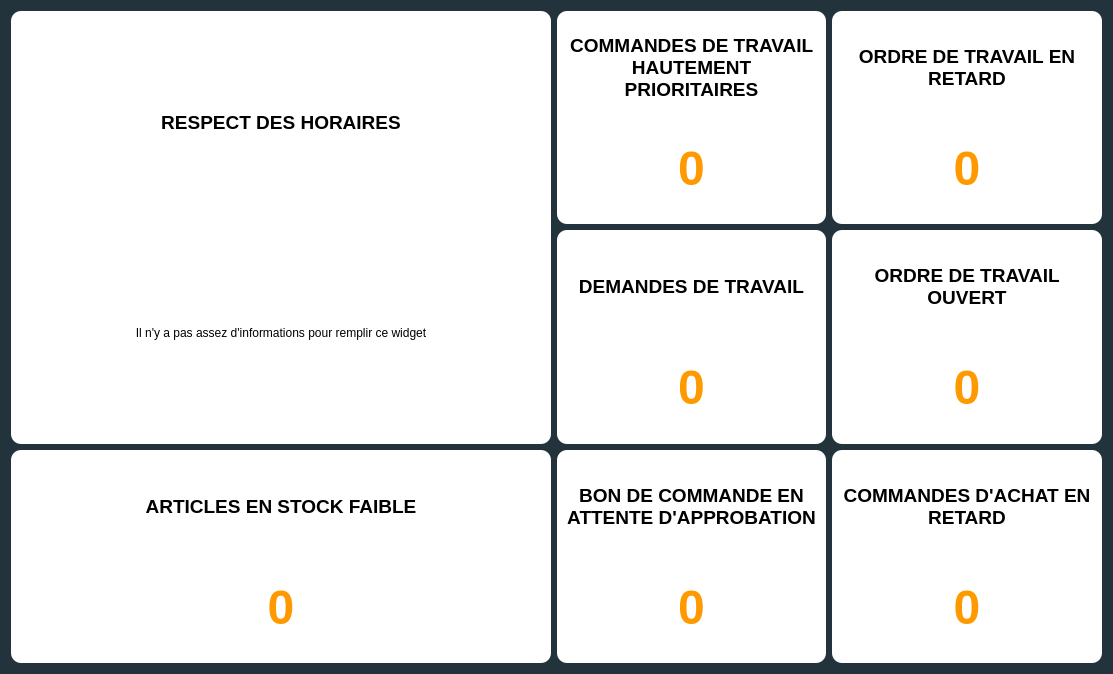
<?xml version="1.0" encoding="UTF-8"?>
<ui version="4.0">
 <class>Dialog</class>
 <widget class="QDialog" name="Dialog">
  <property name="geometry">
   <rect>
    <x>0</x>
    <y>0</y>
    <width>1113</width>
    <height>674</height>
   </rect>
  </property>
  <property name="windowTitle">
   <string>Dialog</string>
  </property>
  <property name="styleSheet">
   <string notr="true">background-color : #22333B;
</string>
  </property>
  <layout class="QGridLayout" name="gridLayout" columnstretch="2,1,1">
   <item row="0" column="0" rowspan="2">
    <widget class="QFrame" name="frame">
     <property name="layoutDirection">
      <enum>Qt::LeftToRight</enum>
     </property>
     <property name="styleSheet">
      <string notr="true">background-color:white;
border-radius:10px;</string>
     </property>
     <property name="frameShape">
      <enum>QFrame::StyledPanel</enum>
     </property>
     <property name="frameShadow">
      <enum>QFrame::Raised</enum>
     </property>
     <layout class="QVBoxLayout" name="verticalLayout">
      <item>
       <widget class="QLabel" name="label">
        <property name="font">
         <font>
          <pointsize>14</pointsize>
          <weight>75</weight>
          <bold>true</bold>
         </font>
        </property>
        <property name="text">
         <string>RESPECT DES HORAIRES</string>
        </property>
        <property name="alignment">
         <set>Qt::AlignCenter</set>
        </property>
        <property name="wordWrap">
         <bool>true</bool>
        </property>
       </widget>
      </item>
      <item>
       <widget class="QLabel" name="label_2">
        <property name="text">
         <string>Il n'y a pas assez d'informations pour remplir ce widget</string>
        </property>
        <property name="alignment">
         <set>Qt::AlignCenter</set>
        </property>
       </widget>
      </item>
     </layout>
    </widget>
   </item>
   <item row="1" column="1">
    <widget class="QFrame" name="frame_4">
     <property name="styleSheet">
      <string notr="true">background-color:white;
border-radius:10px;</string>
     </property>
     <property name="frameShape">
      <enum>QFrame::StyledPanel</enum>
     </property>
     <property name="frameShadow">
      <enum>QFrame::Raised</enum>
     </property>
     <layout class="QVBoxLayout" name="verticalLayout_4">
      <item>
       <widget class="QLabel" name="label_7">
        <property name="font">
         <font>
          <pointsize>14</pointsize>
          <weight>75</weight>
          <bold>true</bold>
         </font>
        </property>
        <property name="text">
         <string>DEMANDES DE TRAVAIL</string>
        </property>
        <property name="alignment">
         <set>Qt::AlignCenter</set>
        </property>
        <property name="wordWrap">
         <bool>true</bool>
        </property>
       </widget>
      </item>
      <item>
       <widget class="QLabel" name="label_8">
        <property name="font">
         <font>
          <pointsize>36</pointsize>
          <weight>75</weight>
          <bold>true</bold>
         </font>
        </property>
        <property name="styleSheet">
         <string notr="true">color:rgb(255, 153, 0)</string>
        </property>
        <property name="text">
         <string>0</string>
        </property>
        <property name="alignment">
         <set>Qt::AlignCenter</set>
        </property>
       </widget>
      </item>
     </layout>
    </widget>
   </item>
   <item row="0" column="1">
    <widget class="QFrame" name="frame_2">
     <property name="styleSheet">
      <string notr="true">background-color:white;
border-radius:10px;</string>
     </property>
     <property name="frameShape">
      <enum>QFrame::StyledPanel</enum>
     </property>
     <property name="frameShadow">
      <enum>QFrame::Raised</enum>
     </property>
     <layout class="QVBoxLayout" name="verticalLayout_2">
      <item>
       <widget class="QLabel" name="label_3">
        <property name="font">
         <font>
          <pointsize>14</pointsize>
          <weight>75</weight>
          <bold>true</bold>
         </font>
        </property>
        <property name="text">
         <string>COMMANDES DE TRAVAIL HAUTEMENT PRIORITAIRES</string>
        </property>
        <property name="scaledContents">
         <bool>false</bool>
        </property>
        <property name="alignment">
         <set>Qt::AlignCenter</set>
        </property>
        <property name="wordWrap">
         <bool>true</bool>
        </property>
       </widget>
      </item>
      <item>
       <widget class="QLabel" name="label_4">
        <property name="font">
         <font>
          <pointsize>36</pointsize>
          <weight>75</weight>
          <bold>true</bold>
         </font>
        </property>
        <property name="styleSheet">
         <string notr="true">color:rgb(255, 153, 0)</string>
        </property>
        <property name="text">
         <string>0</string>
        </property>
        <property name="alignment">
         <set>Qt::AlignCenter</set>
        </property>
       </widget>
      </item>
     </layout>
    </widget>
   </item>
   <item row="2" column="0">
    <widget class="QFrame" name="frame_5">
     <property name="styleSheet">
      <string notr="true">background-color:white;
border-radius:10px;</string>
     </property>
     <property name="frameShape">
      <enum>QFrame::StyledPanel</enum>
     </property>
     <property name="frameShadow">
      <enum>QFrame::Raised</enum>
     </property>
     <layout class="QVBoxLayout" name="verticalLayout_5">
      <item>
       <widget class="QLabel" name="label_9">
        <property name="font">
         <font>
          <pointsize>14</pointsize>
          <weight>75</weight>
          <bold>true</bold>
         </font>
        </property>
        <property name="text">
         <string>ARTICLES EN STOCK FAIBLE</string>
        </property>
        <property name="alignment">
         <set>Qt::AlignCenter</set>
        </property>
        <property name="wordWrap">
         <bool>true</bool>
        </property>
       </widget>
      </item>
      <item>
       <widget class="QLabel" name="label_10">
        <property name="font">
         <font>
          <pointsize>36</pointsize>
          <weight>75</weight>
          <bold>true</bold>
         </font>
        </property>
        <property name="styleSheet">
         <string notr="true">color:#FF9900;</string>
        </property>
        <property name="text">
         <string>0</string>
        </property>
        <property name="alignment">
         <set>Qt::AlignCenter</set>
        </property>
       </widget>
      </item>
     </layout>
    </widget>
   </item>
   <item row="0" column="2">
    <widget class="QFrame" name="frame_7">
     <property name="styleSheet">
      <string notr="true">background-color:white;
border-radius:10px;</string>
     </property>
     <property name="frameShape">
      <enum>QFrame::StyledPanel</enum>
     </property>
     <property name="frameShadow">
      <enum>QFrame::Raised</enum>
     </property>
     <layout class="QVBoxLayout" name="verticalLayout_7">
      <item>
       <widget class="QLabel" name="label_13">
        <property name="font">
         <font>
          <pointsize>14</pointsize>
          <weight>75</weight>
          <bold>true</bold>
         </font>
        </property>
        <property name="text">
         <string>ORDRE DE TRAVAIL EN RETARD</string>
        </property>
        <property name="alignment">
         <set>Qt::AlignCenter</set>
        </property>
        <property name="wordWrap">
         <bool>true</bool>
        </property>
       </widget>
      </item>
      <item>
       <widget class="QLabel" name="label_14">
        <property name="font">
         <font>
          <pointsize>36</pointsize>
          <weight>75</weight>
          <bold>true</bold>
         </font>
        </property>
        <property name="styleSheet">
         <string notr="true">color:rgb(255, 153, 0)</string>
        </property>
        <property name="text">
         <string>0</string>
        </property>
        <property name="alignment">
         <set>Qt::AlignCenter</set>
        </property>
       </widget>
      </item>
     </layout>
    </widget>
   </item>
   <item row="2" column="1">
    <widget class="QFrame" name="frame_6">
     <property name="styleSheet">
      <string notr="true">background-color:white;
border-radius:10px;</string>
     </property>
     <property name="frameShape">
      <enum>QFrame::StyledPanel</enum>
     </property>
     <property name="frameShadow">
      <enum>QFrame::Raised</enum>
     </property>
     <layout class="QVBoxLayout" name="verticalLayout_6">
      <item>
       <widget class="QLabel" name="label_11">
        <property name="font">
         <font>
          <pointsize>14</pointsize>
          <weight>75</weight>
          <bold>true</bold>
         </font>
        </property>
        <property name="text">
         <string>BON DE COMMANDE EN ATTENTE D'APPROBATION</string>
        </property>
        <property name="alignment">
         <set>Qt::AlignCenter</set>
        </property>
        <property name="wordWrap">
         <bool>true</bool>
        </property>
       </widget>
      </item>
      <item>
       <widget class="QLabel" name="label_12">
        <property name="font">
         <font>
          <pointsize>36</pointsize>
          <weight>75</weight>
          <bold>true</bold>
         </font>
        </property>
        <property name="styleSheet">
         <string notr="true">color:rgb(255, 153, 0)</string>
        </property>
        <property name="text">
         <string>0</string>
        </property>
        <property name="alignment">
         <set>Qt::AlignCenter</set>
        </property>
       </widget>
      </item>
     </layout>
    </widget>
   </item>
   <item row="1" column="2">
    <widget class="QFrame" name="frame_8">
     <property name="styleSheet">
      <string notr="true">background-color:white;
border-radius:10px;</string>
     </property>
     <property name="frameShape">
      <enum>QFrame::StyledPanel</enum>
     </property>
     <property name="frameShadow">
      <enum>QFrame::Raised</enum>
     </property>
     <layout class="QVBoxLayout" name="verticalLayout_8">
      <item>
       <widget class="QLabel" name="label_15">
        <property name="font">
         <font>
          <pointsize>14</pointsize>
          <weight>75</weight>
          <bold>true</bold>
         </font>
        </property>
        <property name="text">
         <string>ORDRE DE TRAVAIL OUVERT</string>
        </property>
        <property name="alignment">
         <set>Qt::AlignCenter</set>
        </property>
        <property name="wordWrap">
         <bool>true</bool>
        </property>
       </widget>
      </item>
      <item>
       <widget class="QLabel" name="label_16">
        <property name="font">
         <font>
          <pointsize>36</pointsize>
          <weight>75</weight>
          <bold>true</bold>
         </font>
        </property>
        <property name="styleSheet">
         <string notr="true">color:rgb(255, 153, 0)</string>
        </property>
        <property name="text">
         <string>0</string>
        </property>
        <property name="alignment">
         <set>Qt::AlignCenter</set>
        </property>
       </widget>
      </item>
     </layout>
    </widget>
   </item>
   <item row="2" column="2">
    <widget class="QFrame" name="frame_3">
     <property name="styleSheet">
      <string notr="true">background-color:white;
border-radius:10px;</string>
     </property>
     <property name="frameShape">
      <enum>QFrame::StyledPanel</enum>
     </property>
     <property name="frameShadow">
      <enum>QFrame::Raised</enum>
     </property>
     <layout class="QVBoxLayout" name="verticalLayout_3">
      <item>
       <widget class="QLabel" name="label_5">
        <property name="font">
         <font>
          <pointsize>14</pointsize>
          <weight>75</weight>
          <bold>true</bold>
         </font>
        </property>
        <property name="text">
         <string>COMMANDES D'ACHAT EN RETARD</string>
        </property>
        <property name="alignment">
         <set>Qt::AlignCenter</set>
        </property>
        <property name="wordWrap">
         <bool>true</bool>
        </property>
       </widget>
      </item>
      <item>
       <widget class="QLabel" name="label_6">
        <property name="font">
         <font>
          <pointsize>36</pointsize>
          <weight>75</weight>
          <bold>true</bold>
         </font>
        </property>
        <property name="styleSheet">
         <string notr="true">color:rgb(255, 153, 0)</string>
        </property>
        <property name="text">
         <string>0</string>
        </property>
        <property name="alignment">
         <set>Qt::AlignCenter</set>
        </property>
       </widget>
      </item>
     </layout>
    </widget>
   </item>
  </layout>
 </widget>
 <resources/>
 <connections/>
</ui>
